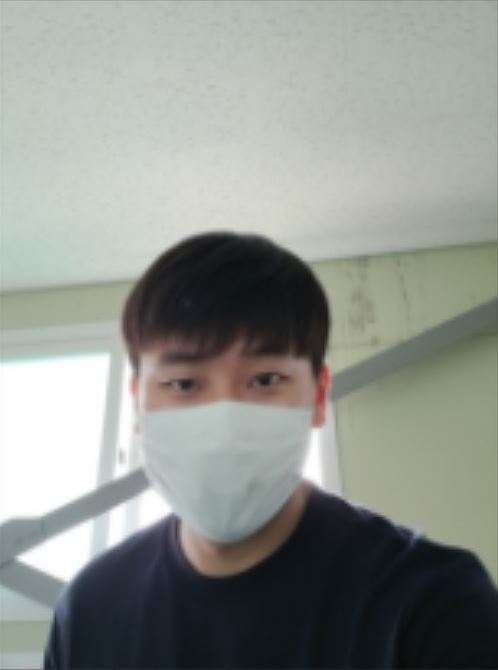
#> input picture 2021년 석사 2학기/지능로봇 실제/Assignment #1/wsj.JPG, 498 x 670 px, found by its file name
$ python gray2.py
#> lines starting #> are read from the running program, lines starting #| are printed output that depends on the picture
# -*- coding: utf-8 -*-
"""
Created on Tue Oct 12 21:23:52 2021

@author: WSJ
"""

import numpy as np #numpy 배열 모듈 임포드
import matplotlib.pyplot as plt #그래프 모듈 임포트
from PIL import Image #이미지 모듈 임포트

image=Image.open('wsj.jpg')                 #이미지 파일 read
#> image is the input picture: PIL image 498x670 RGB; mean R, G, B 143.2, 147.5, 141.9
gray_image=image.convert('L')               #이미지 회색으로 변환
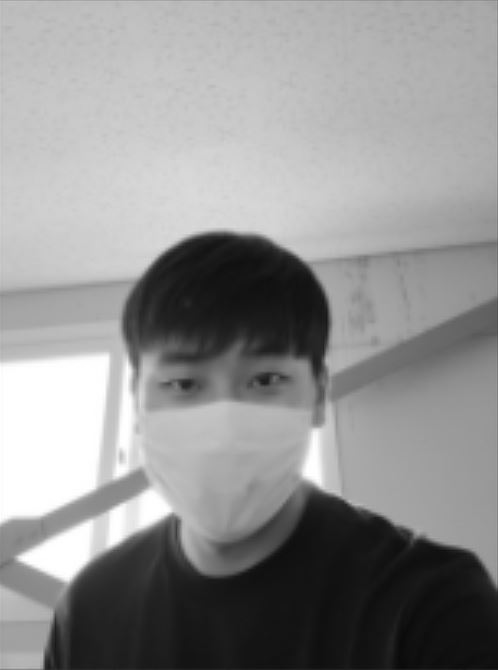
#> gray_image: PIL image 498x670 L; min 9, max 255, mean 145.6
gray_image_array=np.asarray(gray_image)     #이미지를 NumPy배열로 변환

#이미지표시
plt.imshow(gray_image_array,cmap='gray', vmin = 0, vmax = 255)
plt.show()
